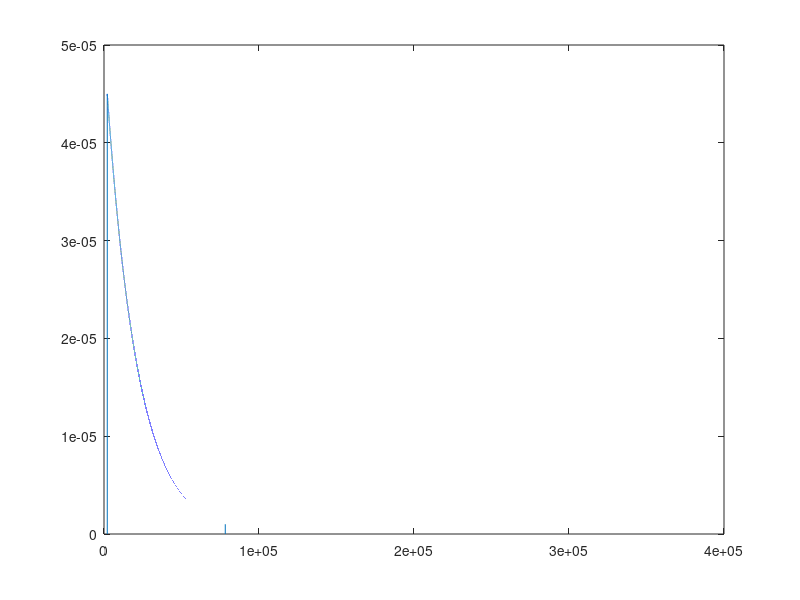

Source code (MATLAB): (Note: this script raises an error after producing the figure.)
%% 
clear all
close all
clc

% parameters
K               = 5;                            % analyse data 3 times
TotalAlpha      = 0.1;                         % pre-specified alpha-level for the full sequential test
Alpha_k         = ones(1,K)*(TotalAlpha/K);     % alpha to spend at each stage
Gamma_k         = [0.1, 0.15, 0.2, 0.25, 0.29]; % ...!
Resolution      = (1/0.0001);                   % the resolution of the approximated distribution of the test statistic
Xvalues         = 0:1/Resolution:35;            % the x-axis along which the distribution of the test statistic will be defined
Null         	= chi2pdf(Xvalues,2);           % null distribution for test statistic at stage k
Null            = Null/sum(Null);             	% normalise 
Chi2_Norm       = Null/sum(Null);             	% normalise 

% stage 1 threshold
k               = 1;                                % stage 1
aThresholds(k)	= -2*log( Alpha_k(k) );                                                 % for the first stage, we don't need to do any convolutions
gThresholds(k)	= -2*log(1- Gamma_k(k) );
TruncInd_Ra      = round(aThresholds(k)*Resolution);                                          % The location where the stage 1 distribution will be truncated (later at stage two)
TruncInd_Rg      = round(gThresholds(k)*Resolution);           

for k = 2:K
    disp(k)
    NullTrunc                   = Null;                                                     % reset null hip.
    NullTrunc(TruncInd_Ra:end)  = zeros(1, length(NullTrunc(TruncInd_Ra:end)));              % truncate distribution: this is the stage k-1 distribution upon entering stage k
    NullTrunc(1:TruncInd_Rg)    = zeros(1, length(NullTrunc(1:TruncInd_Rg)));
    
    plot(NullTrunc)
    % drawnow
    
    Null2                       = conv(Chi2_Norm, NullTrunc);                               % convolve the truncated distribution with the stage two distribution (given by Chi2_Norm) to give the distibution of the summary statistic for stage k
    Null2                       = Null2 / (sum(Null2) / (1 - sum(Gamma_k(1:(k-1))) - sum(Alpha_k(1:(k-1)))));
    % Null2                       = Null2 / (1 - sum(Gamma_k(1:(k-1))) - sum(Alpha_k(1:(k-1))));   % normalise. Note: area is reduced due to the truncation
    
    TruncInd_Ra                  = findIndex(Null2, sum(Null2) - Alpha_k(k));            % find the critical threshold. Function "findIndex" is a search function (probably not the most efficient, but it works)
    aThresholds(k)              = TruncInd_Ra/Resolution;                                    % translate the index to a threshold
    TruncInd_Rg                 = findIndex(Null2, Gamma_k(k), 1);
    gThresholds(k)              = TruncInd_Rg/Resolution;
    Null                        = Null2; 
    % disp(aThresholds)
    % disp(gThresholds)
end
disp('')
disp('--------------------------------')
% disp(aThresholds)
% disp(gThresholds)
% Thresholds =[aThresholds;gThresholds]
Thresholds = aThresholds;
%%
% % % % % % % % % % % % % % % % % % % % % % % % % % % % % % % % % % % % % %
% % % % % % % % % % % % % % % % % % % % % % % % % % % % % % % % % % % % % %
% % % % % % % % % % % verify FPR  % % % % % % % % % % % % % % % % % % % % %
% % % % % % % % % % % % % % % % % % % % % % % % % % % % % % % % % % % % % %
% % % % % % % % % % % % % % % % % % % % % % % % % % % % % % % % % % % % % %
K       = 5;                % test the 5-staged design
FP      = zeros(1, K);      % number of false-positives
NumT    = 1000000;          % number of tests to carry out

for ti=1:NumT
    Ps          = rand(1,K);            % random p values: all assumptions are met, so the FPR should be exact. 
    Plog        = -2*log(Ps);           % fisher transform
    Detected    = false;                % 
    
    % check for rejections
    k = 1;
    if sum(Plog(1:k)) > Thresholds(k)       % H0 rejected at stage 1 --> stop
        FP(k) = FP(k) + 1;
    else
        k = 2;
        if sum(Plog(1:k)) > Thresholds(k)       % H0 rejected at stage 2 --> stop
            FP(k) = FP(k) + 1;
        else
            k = 3;
            if sum(Plog(1:k)) > Thresholds(k)   % H0 rejected at stage 3 --> stop
                FP(k) = FP(k) + 1;
            else
                k = 4;
                if sum(Plog(1:k)) > Thresholds(k)   % H0 rejected at stage 3 --> stop
                    FP(k) = FP(k) + 1;
                else
                    k = 5;
                    if sum(Plog(1:k)) > Thresholds(k)   % H0 rejected at stage 3 --> stop
                        FP(k) = FP(k) + 1;
                    end
                end
            end
        end
    end
end

Stage_FPRs  = FP/NumT               % stage-wise FPRs
FPR         = sum(FP) / NumT        % total FPR